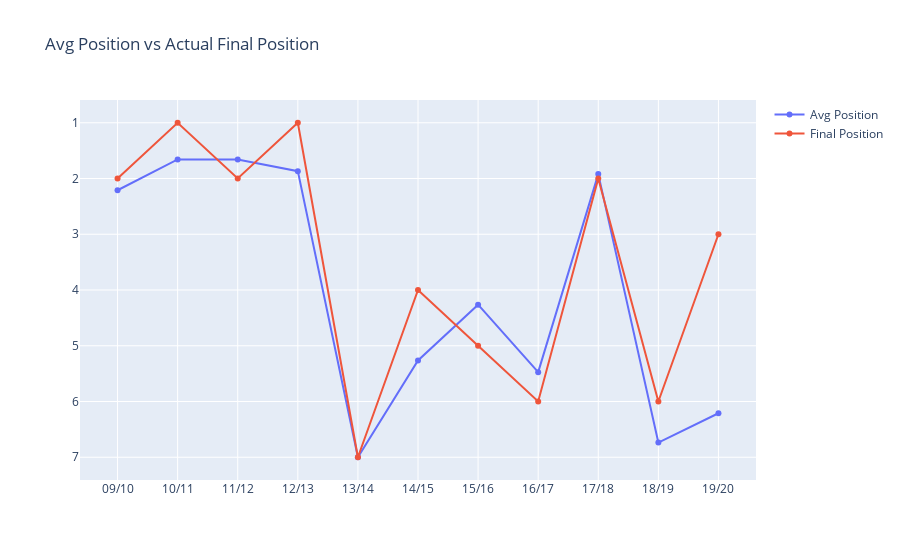

Here is the notebook cell this chart was saved with:
### Code cell
years = df2.columns

# fig2 = go.Figure(data=[go.Table(header=dict(values=['Season','Average Position', 'Final Position']),
#                  cells=dict(values=[df2.columns,avg_pos, [2,1,2,1,7,4,5,6,2,6,3]]))
#                      ])

fig2 = go.Figure()
fig2.add_trace(go.Scatter(x=years, y=avg_pos,
                    mode='lines+markers',
                    name='Avg Position'))
fig2.add_trace(go.Scatter(x=years, y= [2,1,2,1,7,4,5,6,2,6,3],
                    mode='lines+markers',
                    name='Final Position'))
fig2.update_layout(title='Avg Position vs Actual Final Position')
fig2['layout']['yaxis']['autorange'] = "reversed"

fig2.show()

### Figure 1 — Plotly figure (JSON) as saved in the notebook; plotly's stock layout.template omitted (floating-point values rounded to 4 significant figures)
{"data": [{"mode": "lines+markers", "name": "Avg Position", "type": "scatter", "x": ["09/10", "10/11", "11/12", "12/13", "13/14", "14/15", "15/16", "16/17", "17/18", "18/19", "19/20"], "y": [2.211, 1.658, 1.658, 1.868, 7, 5.263, 4.263, 5.474, 1.921, 6.737, 6.211]}, {"mode": "lines+markers", "name": "Final Position", "type": "scatter", "x": ["09/10", "10/11", "11/12", "12/13", "13/14", "14/15", "15/16", "16/17", "17/18", "18/19", "19/20"], "y": [2, 1, 2, 1, 7, 4, 5, 6, 2, 6, 3]}], "layout": {"title": {"text": "Avg Position vs Actual Final Position"}, "yaxis": {"autorange": "reversed"}}}
